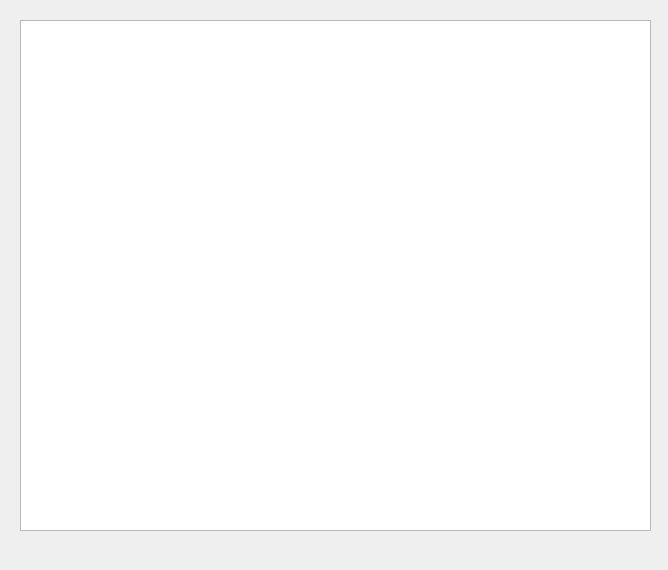
<?xml version="1.0" encoding="UTF-8"?>
<ui version="4.0">
 <class>DialogInstruction</class>
 <widget class="QDialog" name="DialogInstruction">
  <property name="geometry">
   <rect>
    <x>0</x>
    <y>0</y>
    <width>668</width>
    <height>570</height>
   </rect>
  </property>
  <property name="windowTitle">
   <string>Инструкция создание бота и получения его токена с чат Id</string>
  </property>
  <widget class="QTextEdit" name="textEdit">
   <property name="geometry">
    <rect>
     <x>20</x>
     <y>20</y>
     <width>631</width>
     <height>511</height>
    </rect>
   </property>
  </widget>
 </widget>
 <resources/>
 <connections/>
</ui>
